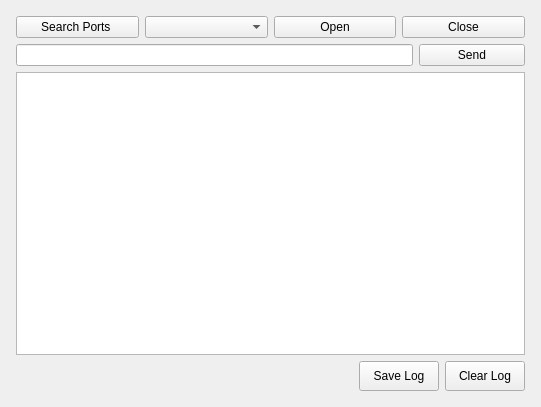
<?xml version="1.0" encoding="UTF-8"?>
<ui version="4.0">
 <class>UiBasic</class>
 <widget class="QWidget" name="UiBasic">
  <property name="geometry">
   <rect>
    <x>0</x>
    <y>0</y>
    <width>541</width>
    <height>407</height>
   </rect>
  </property>
  <property name="windowTitle">
   <string>Form</string>
  </property>
  <property name="styleSheet">
   <string notr="true"/>
  </property>
  <layout class="QVBoxLayout" name="verticalLayout">
   <item>
    <layout class="QVBoxLayout" name="vLayout_basic_main">
     <property name="leftMargin">
      <number>5</number>
     </property>
     <property name="topMargin">
      <number>5</number>
     </property>
     <property name="rightMargin">
      <number>5</number>
     </property>
     <property name="bottomMargin">
      <number>5</number>
     </property>
     <item>
      <layout class="QHBoxLayout" name="hLayout_ports">
       <item>
        <widget class="QPushButton" name="btnPortsInfo">
         <property name="text">
          <string>Search Ports </string>
         </property>
        </widget>
       </item>
       <item>
        <widget class="QComboBox" name="cmbPorts"/>
       </item>
       <item>
        <widget class="QPushButton" name="btnOpenPort">
         <property name="text">
          <string>Open</string>
         </property>
        </widget>
       </item>
       <item>
        <widget class="QPushButton" name="btnClosePort">
         <property name="text">
          <string>Close</string>
         </property>
        </widget>
       </item>
      </layout>
     </item>
     <item>
      <layout class="QHBoxLayout" name="hLayout_sendMsg">
       <item>
        <widget class="QLineEdit" name="lnMessage"/>
       </item>
       <item>
        <widget class="QPushButton" name="btnSend">
         <property name="minimumSize">
          <size>
           <width>106</width>
           <height>0</height>
          </size>
         </property>
         <property name="text">
          <string>Send</string>
         </property>
        </widget>
       </item>
      </layout>
     </item>
     <item>
      <layout class="QHBoxLayout" name="vLayout_Viewer">
       <item>
        <widget class="QPlainTextEdit" name="plnTxtViewer"/>
       </item>
      </layout>
     </item>
     <item>
      <layout class="QHBoxLayout" name="hLayout_BtnLog">
       <item>
        <spacer name="horizontalSpacer">
         <property name="orientation">
          <enum>Qt::Orientation::Horizontal</enum>
         </property>
         <property name="sizeHint" stdset="0">
          <size>
           <width>40</width>
           <height>20</height>
          </size>
         </property>
        </spacer>
       </item>
       <item>
        <widget class="QPushButton" name="btnSaveLog">
         <property name="minimumSize">
          <size>
           <width>0</width>
           <height>30</height>
          </size>
         </property>
         <property name="text">
          <string>Save Log</string>
         </property>
        </widget>
       </item>
       <item>
        <widget class="QPushButton" name="btnClearTxtLog">
         <property name="minimumSize">
          <size>
           <width>0</width>
           <height>30</height>
          </size>
         </property>
         <property name="text">
          <string>Clear Log</string>
         </property>
        </widget>
       </item>
      </layout>
     </item>
    </layout>
   </item>
  </layout>
 </widget>
 <resources/>
 <connections/>
</ui>
